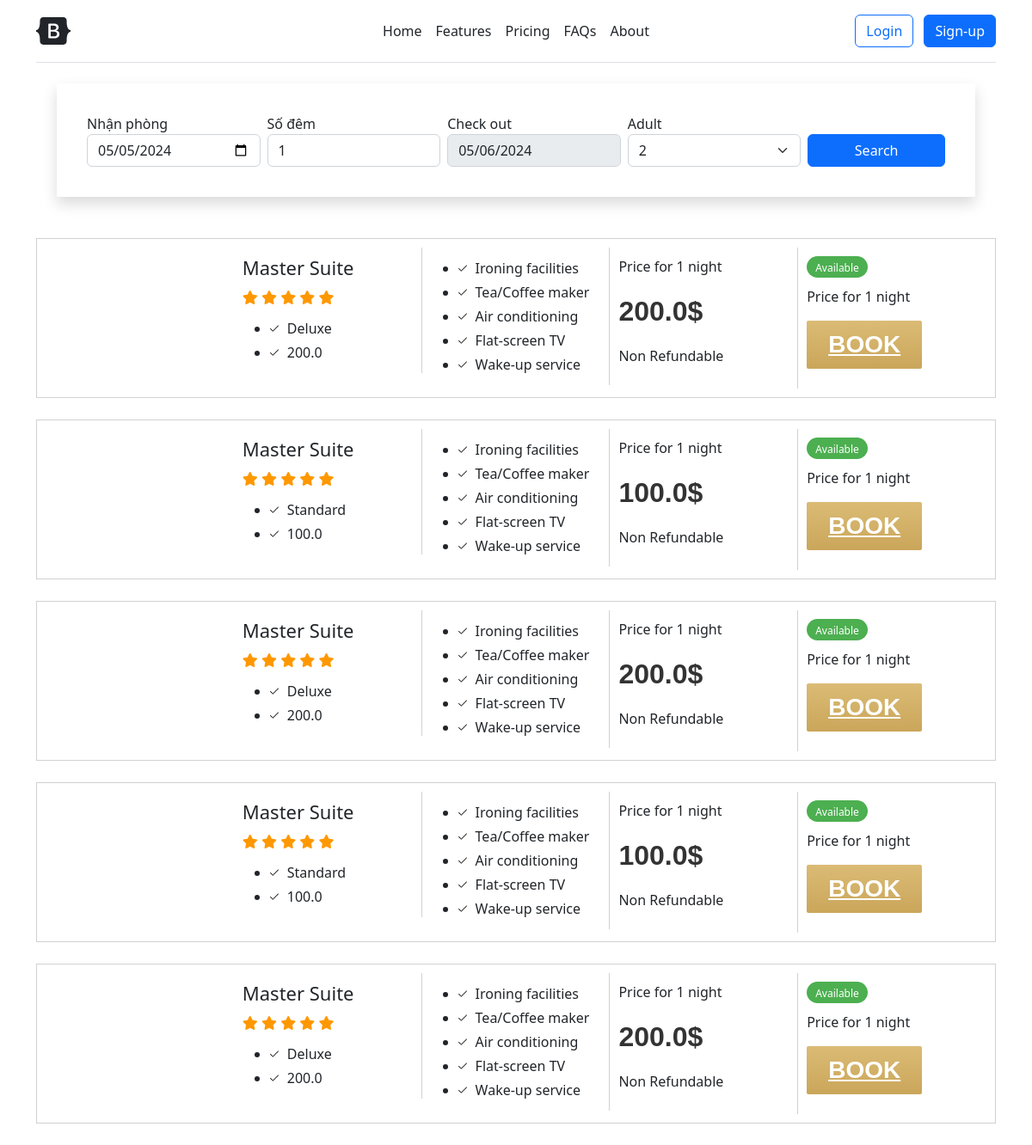
Before: / with the older database file.
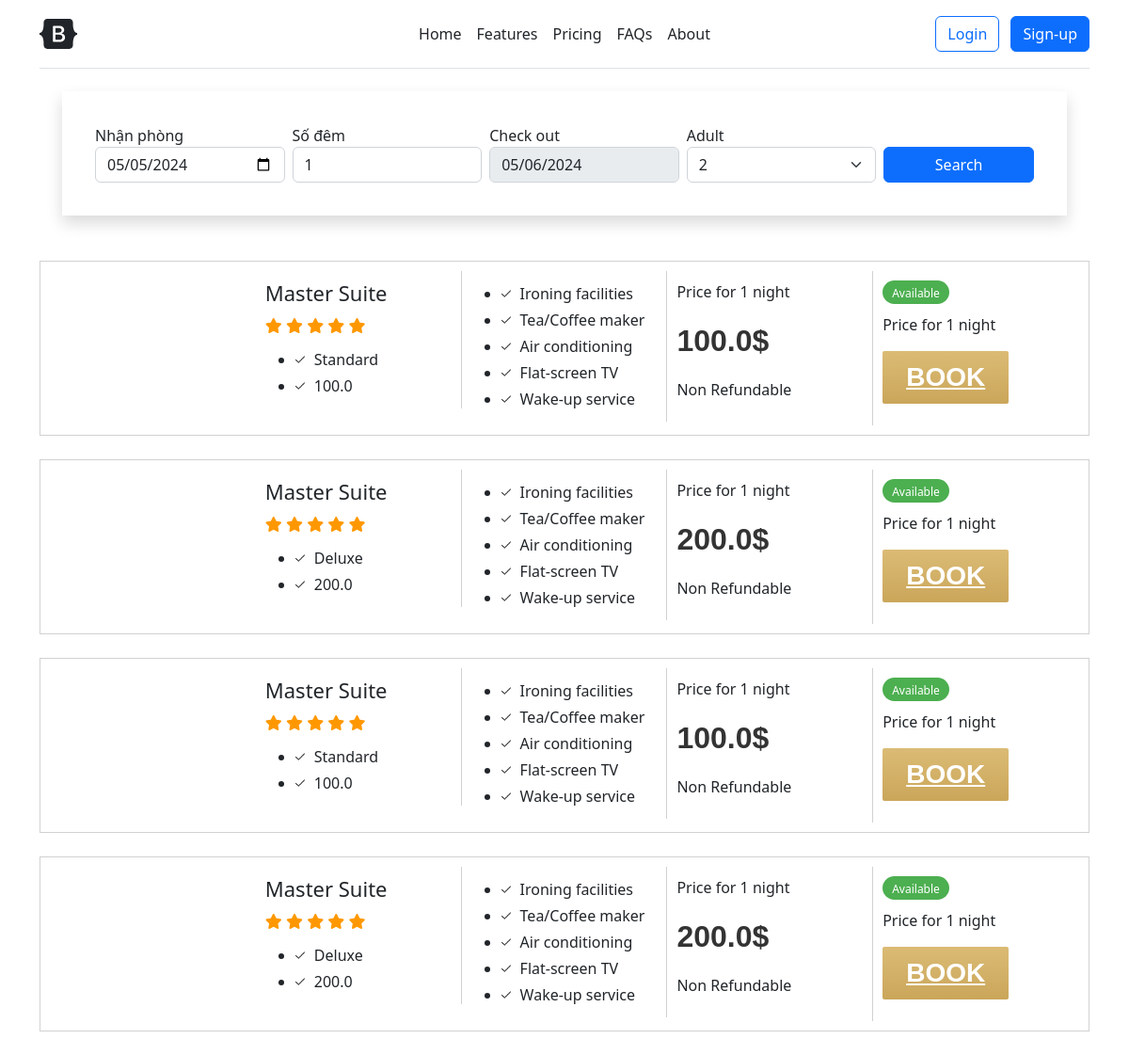
After: the same page with the newer database file.
### models.py (models this page shows, shortened)
class Room(db.Model):
    id = db.Column(db.Integer, primary_key=True)
    room_no = db.Column(db.String(50))
    image = db.Column(db.String(255))
    description = db.Column(db.Text)
    room_type_id = db.Column(db.Integer, db.ForeignKey('room_type.id'))
    room_type = db.relationship('RoomType', backref=db.backref('room', lazy=True))
    status = db.Column(db.Enum(RoomStatus))

class RoomType(db.Model):
    id = db.Column(db.Integer, primary_key=True)
    name = db.Column(db.String(50))
    price_per_night = db.Column(db.Float)
    capacity = db.Column(db.Integer)
    bed_quantity = db.Column(db.Integer)
    def __str__(self) -> str:
        return self.name

### views.py (the view)
@app.route('/')
def index():
    today = datetime.now().strftime('%Y-%m-%d')
    tomorrow = (datetime.now() + timedelta(days=1)).strftime('%Y-%m-%d')
    rooms = models.Room.query.filter_by(status=models.RoomStatus.AVAILABLE).all()
    return render_template('index.html'
                           , current_time=today
                           , tomorrow=tomorrow
                           , rooms=rooms)

### templates/index.html (shortened to what this page needs)
<!doctype html>
<html lang="en">
<head>
    <link rel="stylesheet" href="{{ url_for('static', filename='assets/css/fontawesome.css') }}" />
    <link rel="stylesheet" href="{{ url_for('static', filename='assets/css/brands.css') }}" />
    <link rel="stylesheet" href="{{ url_for('static', filename='assets/css/solid.css') }}" />
    <link rel="stylesheet" href="{{ url_for('static', filename='assets/dist/css/bootstrap.min.css') }}" />
    <link href="{{ url_for('static', filename='headers.css') }}" rel="stylesheet" />
</head>
<body>
    <main>
        <div class="container">
            <header
                class="d-flex flex-wrap align-items-center justify-content-center justify-content-md-between py-3 mb-4 border-bottom">
                <a href="/" class="d-flex align-items-center col-md-3 mb-2 mb-md-0 text-dark text-decoration-none">
                    <svg class="bi me-2" width="40" height="32" role="img" aria-label="Bootstrap">
                        <use xlink:href="#bootstrap" />
                    </svg>
                </a>
                <ul class="nav col-12 col-md-auto mb-2 justify-content-center mb-md-0">
                    <li><a href="#" class="nav-link px-2 link-dark">Home</a></li>
                    <li><a href="#" class="nav-link px-2 link-dark">Features</a></li>
                    <li><a href="#" class="nav-link px-2 link-dark">Pricing</a></li>
                    <li><a href="#" class="nav-link px-2 link-dark">FAQs</a></li>
                    <li><a href="#" class="nav-link px-2 link-dark">About</a></li>
                </ul>
                <div class="col-md-3 text-end">
                    {% if current_user.is_authenticated %}
                    <a class="btn my-btn btn-outline-primary" href="{{ url_for('logout') }}">Log-out</a>
                    {% else %}
                    <a type="button" class="btn btn-outline-primary me-2" href="{{ url_for('login') }}">Login</a>
                    <a type="button" class="btn btn-primary" href="#">Sign-up</a>
                    {% endif %}
                </div>
            </header>
            <div class="container-fluid booking pb-5 wow fadeIn" data-wow-delay="0.1s">
                <div class="container">
                    <div class="bg-white shadow" style="padding: 35px;">
                        <div class="row g-2">
                            <div class="col-md-10">
                                <div class="row g-2">
                                    <div class="col-md-3">
                                        <label for="date1">Nhận phòng</label>
                                        <input type="date" onchange="calculateReturnDate()" id="startDate" class="form-control" name="checkin_date"
                                            value="{{ current_time }}" />
                                    </div>
                                    <div class="col-md-3">
                                        <label for="date2">Số đêm</label>
                                        <input type="number" onchange="calculateReturnDate()" id="numOfNights" class="form-control" placeholder="Số đêm"
                                            name="checkout_date" value="1" min="1" />
                                    </div>
                                    <div class="col-md-3">
                                        <label for="date2">Check out</label>
                                        <input type="date" id="returnDate" class="form-control" placeholder="Check out"
                                            name="checkout_date" value="{{ tomorrow }}" disabled />
                                    </div>
                                    <div class="col-md-3">
                                        <label for="room">Adult</label>
                                        <select class="form-select">
                                            <option value="2" selected>2</option>
                                        </select>
                                    </div>
                                </div>
                            </div>
                            <div class="col-md-2">
                                <a type="button" class="btn btn-primary w-100" href="{{ url_for('index') }}">Search</a>
                            </div>
                        </div>
                    </div>
                </div>
            </div>
            {% for room in rooms %}
            <div class="room">
                <div class="r1 r-com"><img src="{{ room.image }}" alt="" />
                </div>
                <div class="r2 r-com">
                    <h4>Master Suite</h4>
                    <div class="r2-ratt">
                        <i class="fa fa-star"></i>
                        <i class="fa fa-star"></i>
                        <i class="fa fa-star"></i>
                        <i class="fa fa-star"></i>
                        <i class="fa fa-star"></i>
                    </div>
                    <ul>
                        <li>{{ room.room_type }}</li>
                        <li>{{ room.room_type.price_per_night }}</li>
                    </ul>
                </div>
                <div class="r3 r-com">
                    <ul>
                        <li>Ironing facilities</li>
                        <li>Tea/Coffee maker</li>
                        <li>Air conditioning</li>
                        <li>Flat-screen TV</li>
                        <li>Wake-up service</li>
                    </ul>
                </div>
                <div class="r4 r-com">
                    <p>Price for 1 night</p>
                    <p>
                        <span class="room-price-1">{{ room.room_type.price_per_night }}$</span>
                    </p>
                    <p>Non Refundable</p>
                </div>
                <div class="r5 r-com">
                    <div class="r2-available">Available</div>
                    <p>Price for 1 night</p>
                    <a href="{{ url_for('checkout_page', room_id=room.id) }}" class="inn-room-book">Book</a>
                </div>
            </div>
            {% endfor %}
        </div>
    </main>
</body>
</html>

### static/assets/css/brands.css (style rules this page uses)
:root, :host { --fa-style-family-brands: 'Font Awesome 6 Brands'; --fa-font-brands: normal 400 1em/1 'Font Awesome 6 Brands'; }

### static/assets/css/solid.css (style rules this page uses)
:root, :host { --fa-style-family-classic: 'Font Awesome 6 Free'; --fa-font-solid: normal 900 1em/1 'Font Awesome 6 Free'; }

### static/headers.css (style rules this page uses)
.room { position: relative; overflow: hidden; border: 1px solid #d1d1d1; padding: 10px; margin-bottom: 25px; -webkit-transition: all 0.5s ease; -moz-transition: all 0.5s ease; -o-transition: all 0.5s ease; transition: all 0.5s ease; }
.r2 { border-right: 1px solid #d1d1d1; }
.r2 h4 { margin-top: 0px; margin-bottom: 10px; font-size: 22px; }
.r3 { border-right: 1px solid #d1d1d1; }
.r4 { border-right: 1px solid #d1d1d1; }
.r-com { width: 20%; float: left; padding: 10px; }
.r-com ul { margin-bottom: 0px; }
.r-com ul li { background: url('../images/h-check.png') no-repeat left center; background-size: 10px; padding-left: 20px; line-height: 28px; }
.r2-ratt { margin-bottom: 10px; }
.r2-ratt i { color: #FF9800; }
.r2-available { background: #4CAF50; display: inline-block; padding: 5px 10px 2px 10px; border-radius: 44px; margin-bottom: 10px; color: #fff; font-size: 12px; }
.room-price-1 { font-size: 32px; font-weight: 600; font-family: 'Quicksand', sans-serif; color: #333; }
.inn-room-book { padding: 7px 25px; color: #fff; text-transform: uppercase; font-weight: 600; font-family: 'Quicksand', sans-serif; border-radius: 2px; width: 100%; font-size: 28px; display: table-caption; background: #d0ae64; background: -webkit-linear-gradient(to right, #d6ae7b, #eacda3); background: linear-gradient(to top, #caa65a, #dbbb75); }

### templates/index.html (style rules this page uses)
.bi { vertical-align: -.125em; fill: currentColor; }

Changed rows visible on the page:
no longer on this page (row edited): Room: room_type "Deluxe", room_type.price_per_night "200.0"
